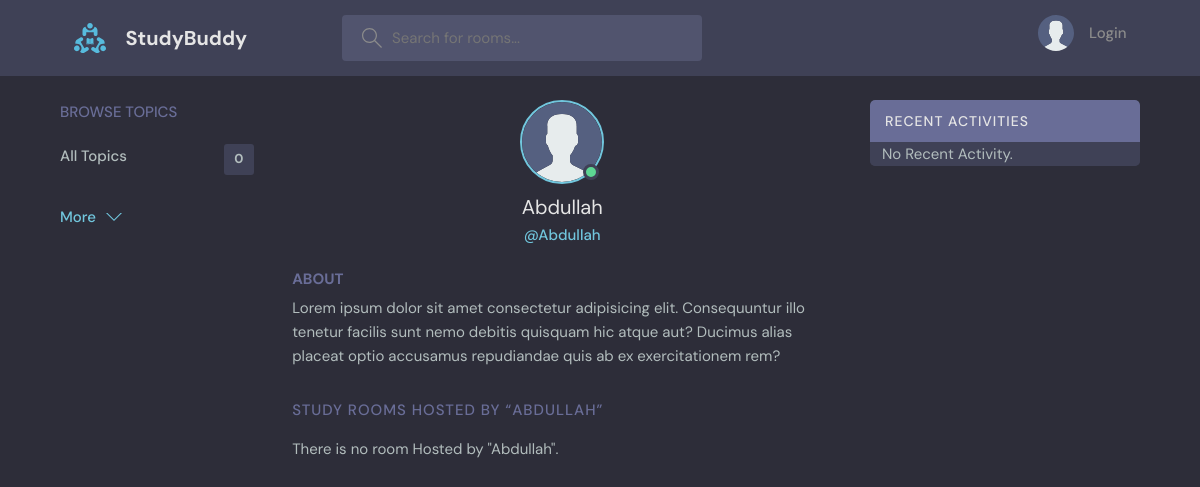
Before: /userProfile/1/ with the older database file.
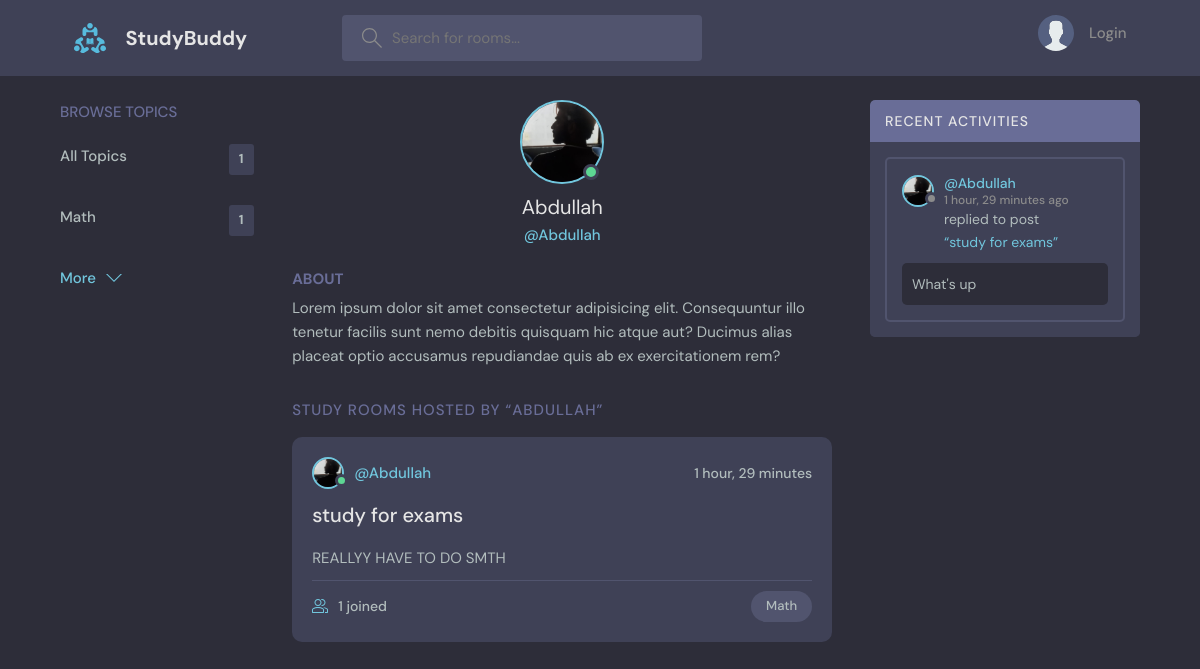
After: the same page with the newer database file.
### base/models.py (models this page shows, shortened)
class User(AbstractUser):
    name = models.CharField(max_length=200,null=True)
    email = models.EmailField(unique=True,null=True)
    bio = models.TextField(null=True)
    avatar = models.ImageField(default='avatar.svg',null=True)
    REQUIRED_FIELDS = []

class Topic(models.Model):
    name = models.CharField(max_length=200)
    def __str__(self):
        return self.name

class Room(models.Model):
    host = models.ForeignKey(User, on_delete=models.SET_NULL, null=True)
    topic = models.ForeignKey(Topic, on_delete=models.SET_NULL, null=True)
    name = models.CharField(max_length=200)
    participants = models.ManyToManyField(User,related_name="participants",blank=True)
    description = models.TextField(null=True, blank=True)
    updated = models.DateTimeField(auto_now=True)
    created = models.DateTimeField(auto_now_add=True)
    class Meta:
        ordering = ['-updated', '-created']
    def __str__(self):
        return self.name

class Message(models.Model):
    user = models.ForeignKey(User, on_delete=models.CASCADE)
    room = models.ForeignKey(Room, on_delete=models.CASCADE)
    body = models.TextField()
    updated = models.DateTimeField(auto_now=True)
    created = models.DateTimeField(auto_now_add=True)
    class Meta:
        ordering = ['-updated', '-created']

### base/views.py (the view)
# urls.py: path('userProfile/<str:pk>/',views.userProfile,name="userProfile"),
def userProfile(request, pk):
    user = User.objects.get(id=pk)
    rooms = user.room_set.all()  # Rooms where the user is the host
    participants = User.objects.filter(participants__in=rooms).distinct()  # Get all unique participants
    room_messages = user.message_set.all()
    topics = Topic.objects.annotate(room_count=Count('room'))
    context = {
        'user': user,
        'rooms': rooms,
        'participants': participants,  # Unique participants
        'room_messages': room_messages,
        'topics': topics
    }
    return render(request, 'base/user_profile.html', context)

### base/templates/base/user_profile.html (shortened to what this page needs)
{% extends 'main.html' %}
{% block content %}
  <main class="profile-page layout layout--3">
    <div class="container">
      <div class="topics">
     {% include 'base/topic_component.html' %}
      </div>
      <div class="roomList">
        <div class="profile">
          <div class="profile__avatar">
            <div class="avatar avatar--large active">
              <img src="{{user.avatar.url}}" />
            </div>
          </div>
          <div class="profile__info">
            <h3>{{user.username}}</h3>
            <p>@{{user.username}}</p>
          </div>
          <div class="profile__about">
            <h3>About</h3>
            <p>
              Lorem ipsum dolor sit amet consectetur adipisicing elit. Consequuntur illo tenetur
              facilis sunt nemo debitis quisquam hic atque aut? Ducimus alias placeat optio
              accusamus repudiandae quis ab ex exercitationem rem?
            </p>
          </div>
        </div>
        <div class="roomList__header">
          <div>
            <h2>Study Rooms Hosted by “{{user.username}}”</a>
            </h2>
          </div>
        </div>
        {% for room in rooms %}
        <div class="roomListRoom">
          <div class="roomListRoom__header">
            <a href="" class="roomListRoom__author">
              <div class="avatar avatar--small active">
                <img src="{{room.host.avatar.url}}" />
              </div>
              <span>@{{user.username}}</span>
            </a>
            <div class="roomListRoom__actions">
              <span>{{ room.created|timesince }}</span>
            </div>
          </div>
          <div class="roomListRoom__content">
            <a href="{% url 'room' room.id %}"> {{room.name}}</a>
            <p>
              {{room.description}}
            </p>
          </div>
          <div class="roomListRoom__meta">
            <a class="roomListRoom__joined">
              {{room.participants.count}} joined
            </a>
            <p class="roomListRoom__topic">{{room.topic}}</p>
          </div>
        </div>
        {% empty %}
        <p>There is no room Hosted by "{{user.username}}".</p>
        {% endfor %}
      </div>
      <div class="activities">
        {% include 'base/activity_component.html' %}
      </div>
    </div>
  </main>
  {% endblock content %}

### templates/main.html (shortened to what this page needs)
<!DOCTYPE html>
{% load static %}
<html lang="en">
  <head>
    <link rel="stylesheet" href="{% static 'styles/style.css' %}" />
  </head>
  <body>
    {% include 'navbar.html'%} {% block content%} {% endblock %}
  </body>
</html>

### templates/navbar.html (shortened to what this page needs)
{% load static %}
<header class="header header--loggedIn">
  <div class="container">
    <a href="/" class="header__logo">
      <img src="{% static 'images/logo.svg' %}" />
      <h1>StudyBuddy</h1>
    </a>
    <form class="header__search" action="{% url 'home' %}" method="GET">
      <label>
        <input name="q" placeholder="Search for rooms..." />
      </label>
    </form>
    <nav class="header__menu">
      {% if request.user.is_authenticated %}
      <div class="header__user">
        <a href="{% url 'userProfile' request.user.id %}">
          <div class="avatar avatar--medium active">
            <img src="{{request.user.avatar.url}}" />
          </div>
          <p>{{request.user}}<span>@{{request.user}}</span></p>
        </a>
        <button class="dropdown-button">
          <svg
            version="1.1"
            xmlns="http://www.w3.org/2000/svg"
            width="32"
            height="32"
            viewBox="0 0 32 32"
          >
            <title>chevron-down</title>
            <path d="M16 21l-13-13h-3l16 16 16-16h-3l-13 13z"></path>
          </svg>
        </button>
      </div>
      <div class="dropdown-menu">
        <a href="{% url 'UpdateUser' %}" class="dropdown-link"
          ><svg
            version="1.1"
            xmlns="http://www.w3.org/2000/svg"
            width="32"
            height="32"
            viewBox="0 0 32 32"
          >
            <title>tools</title>
            <path
              d="M27.465 32c-1.211 0-2.35-0.471-3.207-1.328l-9.392-9.391c-2.369 0.898-4.898 0.951-7.355 0.15-3.274-1.074-5.869-3.67-6.943-6.942-0.879-2.682-0.734-5.45 0.419-8.004 0.135-0.299 0.408-0.512 0.731-0.572 0.32-0.051 0.654 0.045 0.887 0.277l5.394 5.395 3.586-3.586-5.394-5.395c-0.232-0.232-0.336-0.564-0.276-0.887s0.272-0.596 0.572-0.732c2.552-1.152 5.318-1.295 8.001-0.418 3.274 1.074 5.869 3.67 6.943 6.942 0.806 2.457 0.752 4.987-0.15 7.358l9.392 9.391c0.844 0.842 1.328 2.012 1.328 3.207-0 2.5-2.034 4.535-4.535 4.535zM15.101 19.102c0.26 0 0.516 0.102 0.707 0.293l9.864 9.863c0.479 0.479 1.116 0.742 1.793 0.742 1.398 0 2.535-1.137 2.535-2.535 0-0.668-0.27-1.322-0.742-1.793l-9.864-9.863c-0.294-0.295-0.376-0.74-0.204-1.119 0.943-2.090 1.061-4.357 0.341-6.555-0.863-2.631-3.034-4.801-5.665-5.666-1.713-0.561-3.468-0.609-5.145-0.164l4.986 4.988c0.391 0.391 0.391 1.023 0 1.414l-5 5c-0.188 0.188-0.441 0.293-0.707 0.293s-0.52-0.105-0.707-0.293l-4.987-4.988c-0.45 1.682-0.397 3.436 0.164 5.146 0.863 2.631 3.034 4.801 5.665 5.666 2.2 0.721 4.466 0.604 6.555-0.342 0.132-0.059 0.271-0.088 0.411-0.088z"
            ></path>
          </svg>
          Settings</a
        >
        <a href="{% url 'logout_page' %}" class="dropdown-link"
          ><svg
            version="1.1"
            xmlns="http://www.w3.org/2000/svg"
            width="32"
            height="32"
            viewBox="0 0 32 32"
          >
            <title>sign-out</title>
            <path
              d="M3 0h22c0.553 0 1 0 1 0.553l-0 3.447h-2v-2h-20v28h20v-2h2l0 3.447c0 0.553-0.447 0.553-1 0.553h-22c-0.553 0-1-0.447-1-1v-30c0-0.553 0.447-1 1-1z"
            ></path>
            <path
              d="M21.879 21.293l1.414 1.414 6.707-6.707-6.707-6.707-1.414 1.414 4.293 4.293h-14.172v2h14.172l-4.293 4.293z"
            ></path>
          </svg>
          Logout</a
        >
      </div>
      {% else %}
      <a href="{% url 'login_page' %}">
        <img src="{% static 'images/avatar.svg' %}" />
        <p>Login</p>
      </a>
      {% endif %}
    </nav>
  </div>
</header>

### base/templates/base/topic_component.html
{% block content %}
<div class="topics">
  <div class="topics__header">
    <h2>Browse Topics</h2>
  </div>
  <ul class="topics__list">
    <li>
      <a href="{% url 'home' %}">All Topics<span>{{ topics.count }}</span></a>
    </li>
    {% for topic in topics|slice:":5" %}
    <li>
      <div>
        <a href="{% url 'home' %}?q={{ topic.name }}"
          >{{ topic.name }} <span>{{ topic.room_count }}</span></a
        >
      </div>
    </li>
    {% endfor %}
  </ul>
  <a class="btn btn--link" href="{% url 'topics' %}">
    More
    <svg
      version="1.1"
      xmlns="http://www.w3.org/2000/svg"
      width="32"
      height="32"
      viewBox="0 0 32 32"
    >
      <title>chevron-down</title>
      <path d="M16 21l-13-13h-3l16 16 16-16h-3l-13 13z"></path>
    </svg>
  </a>
</div>
{% endblock content %}

### base/templates/base/activity_component.html (shortened to what this page needs)
<div class="activities">
  <div class="activities__header">
    <h2>Recent Activities</h2>
  </div>
  {% for msg in room_messages %}
  <div class="activities__box">
    <div class="activities__boxHeader roomListRoom__header">
      <a
        href="{% url 'userProfile' msg.user.id %}"
        class="roomListRoom__author"
      >
        <div class="avatar avatar--small">
          <img src="{{msg.user.avatar.url}}" />
        </div>
        <p>
          @{{msg.user}}
          <span>{{ msg.created|timesince }} ago</span>
        </p>
      </a>
    </div>
    <div class="activities__boxContent">
      <p>
        replied to post
        <a href="{% url 'room' msg.room.id %}">“{{msg.room}}”</a>
      </p>
      <div class="activities__boxRoomContent">{{ msg.body }}</div>
    </div>
  </div>
  {% empty %}
  <pre>   No Recent Activity.</pre>
  {% endfor %}
</div>

Changed rows visible on the page:
added Topic: name "Math", room_count "1"
changed User "Abdullah": avatar: picture added in place of a placeholder; username "Abdullah" → (not shown)
added Room: host.avatar (picture), {{ user.username }} "Abdullah", created "1 hour, 29 minutes", name "study for exams", description "REALLYY HAVE TO DO SMTH", participants.count "1", topic "Math"
added Message: user.avatar (picture), user "Abdullah", created "1 hour, 29 minutes", room "study for exams", body "What's up"
Other visible differences:
{{ topics.count }}: "0" → "1"
text no longer shown: "There is no room Hosted by \" \". No Recent Activity."
